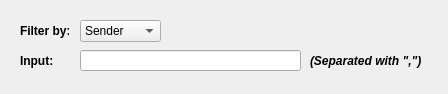
<?xml version="1.0" encoding="UTF-8"?>
<ui version="4.0">
 <class>Dialog</class>
 <widget class="QDialog" name="Dialog">
  <property name="geometry">
   <rect>
    <x>0</x>
    <y>0</y>
    <width>448</width>
    <height>94</height>
   </rect>
  </property>
  <property name="minimumSize">
   <size>
    <width>448</width>
    <height>94</height>
   </size>
  </property>
  <property name="maximumSize">
   <size>
    <width>448</width>
    <height>94</height>
   </size>
  </property>
  <property name="windowTitle">
   <string>Filter</string>
  </property>
  <property name="windowIcon">
   <iconset>
    <normaloff>icon/filtering.png</normaloff>icon/filtering.png</iconset>
  </property>
  <widget class="QComboBox" name="comboBox">
   <property name="geometry">
    <rect>
     <x>80</x>
     <y>20</y>
     <width>81</width>
     <height>22</height>
    </rect>
   </property>
   <property name="editable">
    <bool>false</bool>
   </property>
   <property name="duplicatesEnabled">
    <bool>false</bool>
   </property>
   <item>
    <property name="text">
     <string>Sender</string>
    </property>
   </item>
   <item>
    <property name="text">
     <string>Subject</string>
    </property>
   </item>
   <item>
    <property name="text">
     <string>Keyword</string>
    </property>
   </item>
  </widget>
  <widget class="QLabel" name="label">
   <property name="geometry">
    <rect>
     <x>20</x>
     <y>20</y>
     <width>49</width>
     <height>21</height>
    </rect>
   </property>
   <property name="font">
    <font>
     <bold>true</bold>
    </font>
   </property>
   <property name="text">
    <string>Filter by:</string>
   </property>
  </widget>
  <widget class="QLabel" name="label_3">
   <property name="geometry">
    <rect>
     <x>20</x>
     <y>50</y>
     <width>49</width>
     <height>21</height>
    </rect>
   </property>
   <property name="font">
    <font>
     <bold>true</bold>
    </font>
   </property>
   <property name="text">
    <string>Input:</string>
   </property>
  </widget>
  <widget class="QLineEdit" name="lineEdit">
   <property name="geometry">
    <rect>
     <x>80</x>
     <y>50</y>
     <width>221</width>
     <height>21</height>
    </rect>
   </property>
  </widget>
  <widget class="QLabel" name="label_2">
   <property name="geometry">
    <rect>
     <x>310</x>
     <y>50</y>
     <width>121</width>
     <height>21</height>
    </rect>
   </property>
   <property name="font">
    <font>
     <italic>true</italic>
     <bold>true</bold>
    </font>
   </property>
   <property name="text">
    <string>(Separated with &quot;,&quot;)</string>
   </property>
  </widget>
 </widget>
 <resources/>
 <connections/>
</ui>
